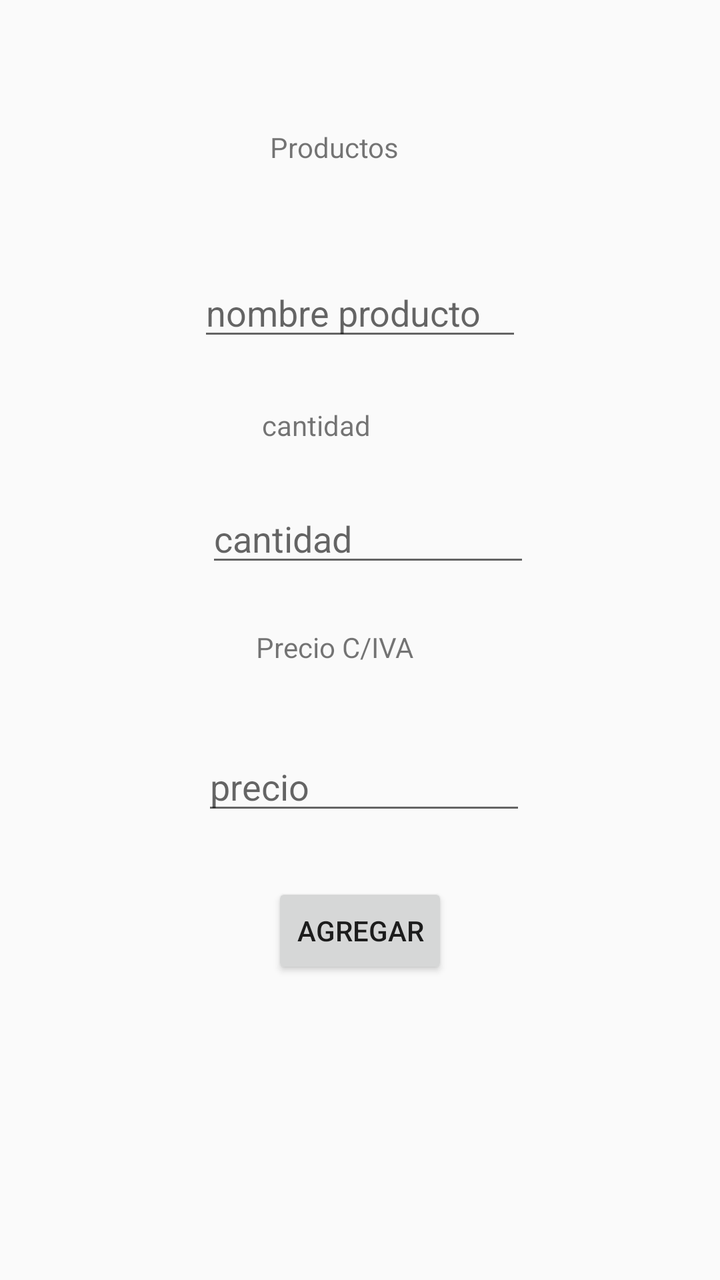
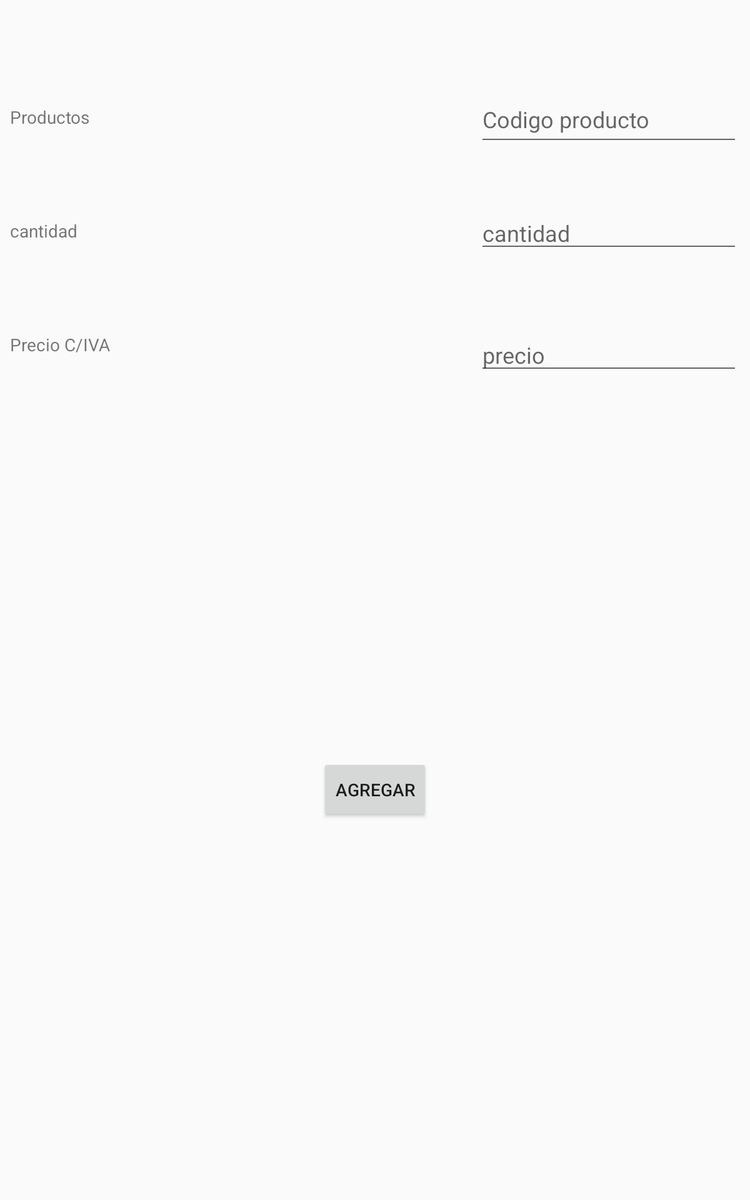

An Android layout and its configuration variant, each rendered on a device that would load it. The default file and the variant file are quoted in full after the pictures.
<!-- AndroidManifest.xml: application theme AppTheme -->
<!-- res/layout/popup.xml -->
<?xml version="1.0" encoding="utf-8"?>
<RelativeLayout xmlns:android="http://schemas.android.com/apk/res/android"
    android:layout_width="match_parent" android:layout_height="match_parent">

    <EditText
        android:id="@+id/editText_producto"
        android:layout_width="wrap_content"
        android:layout_height="wrap_content"
        android:layout_alignParentStart="true"
        android:layout_alignParentTop="true"
        android:layout_alignParentEnd="true"
        android:layout_marginStart="99dp"
        android:layout_marginTop="134dp"
        android:layout_marginEnd="99dp"
        android:ems="10"
        android:hint="nombre producto"
        android:inputType="textPersonName" />

    <EditText
        android:id="@+id/editText_cantidad"
        android:layout_width="wrap_content"
        android:layout_height="wrap_content"
        android:layout_alignStart="@+id/editText_producto"
        android:layout_alignParentTop="true"
        android:layout_alignParentEnd="true"
        android:layout_marginStart="4dp"
        android:layout_marginTop="247dp"
        android:layout_marginEnd="95dp"
        android:ems="10"
        android:hint="cantidad"
        android:inputType="textPersonName|number" />

    <EditText
        android:id="@+id/editText_precio"
        android:layout_width="wrap_content"
        android:layout_height="wrap_content"
        android:layout_alignEnd="@+id/editText_cantidad"
        android:layout_alignParentStart="true"
        android:layout_alignParentTop="true"
        android:layout_marginStart="101dp"
        android:layout_marginTop="371dp"
        android:layout_marginEnd="2dp"
        android:ems="10"
        android:hint="precio"
        android:inputType="textPersonName|number|numberSigned|numberDecimal" />

    <TextView
        android:id="@+id/textView11"
        android:layout_width="141dp"
        android:layout_height="32dp"
        android:layout_alignParentStart="true"
        android:layout_alignParentTop="true"
        android:layout_alignParentEnd="true"
        android:layout_marginStart="135dp"
        android:layout_marginTop="64dp"
        android:layout_marginEnd="134dp"
        android:text="Productos" />

    <TextView
        android:id="@+id/textView12"
        android:layout_width="157dp"
        android:layout_height="36dp"
        android:layout_alignParentStart="true"
        android:layout_alignParentTop="true"
        android:layout_alignParentEnd="true"
        android:layout_marginStart="131dp"
        android:layout_marginTop="203dp"
        android:layout_marginEnd="123dp"
        android:text="cantidad" />

    <TextView
        android:id="@+id/textView13"
        android:layout_width="154dp"
        android:layout_height="47dp"
        android:layout_alignParentStart="true"
        android:layout_alignParentTop="true"
        android:layout_alignParentEnd="true"
        android:layout_marginStart="128dp"
        android:layout_marginTop="314dp"
        android:layout_marginEnd="129dp"
        android:text="Precio C/IVA" />

    <Button
        android:id="@+id/button3"
        android:onClick="vender"
        android:layout_width="wrap_content"
        android:layout_height="wrap_content"
        android:layout_below="@+id/editText_precio"
        android:layout_centerHorizontal="true"
        android:layout_marginTop="29dp"
        android:text="Agregar" />
</RelativeLayout>
<!-- resources referenced by this layout -->
<resources>
  <style name="AppTheme" parent="Theme.AppCompat.Light.DarkActionBar">
          
          <item name="colorPrimary">@color/colorPrimary</item>
          <item name="colorPrimaryDark">@color/colorPrimaryDark</item>
          <item name="colorAccent">@color/colorAccent</item>
      </style>
  <color name="colorPrimary">#9F4139</color>
  <color name="colorPrimaryDark">#00574b</color>
  <color name="colorAccent">#D81B60</color>
</resources>
<!-- res/layout-large/popup.xml (the repository's variant of the layout above) -->
<!-- drawn on a 7-inch tablet held upright -->
<?xml version="1.0" encoding="utf-8"?>
<android.support.constraint.ConstraintLayout xmlns:android="http://schemas.android.com/apk/res/android"
    xmlns:app="http://schemas.android.com/apk/res-auto"
    xmlns:tools="http://schemas.android.com/tools"
    android:layout_width="match_parent" android:layout_height="match_parent">

    <EditText
        android:id="@+id/editText_producto"
        android:layout_width="wrap_content"
        android:layout_height="52dp"
        android:layout_alignParentStart="true"
        android:layout_alignParentTop="true"
        android:layout_alignParentEnd="true"
        android:layout_marginStart="8dp"
        android:layout_marginTop="68dp"
        android:layout_marginEnd="8dp"
        android:ems="10"
        android:hint="Codigo producto"
        android:inputType="number"
        app:layout_constraintEnd_toEndOf="parent"
        app:layout_constraintHorizontal_bias="1.0"
        app:layout_constraintStart_toEndOf="@+id/textView11"
        app:layout_constraintTop_toTopOf="parent" />

    <EditText
        android:id="@+id/editText_cantidad"
        android:layout_width="wrap_content"
        android:layout_height="wrap_content"
        android:layout_alignStart="@+id/editText_producto"
        android:layout_alignParentTop="true"
        android:layout_alignParentEnd="true"
        android:layout_marginStart="8dp"
        android:layout_marginTop="44dp"
        android:layout_marginEnd="8dp"
        android:ems="10"
        android:hint="cantidad"
        android:inputType="textPersonName|number"
        app:layout_constraintEnd_toEndOf="parent"
        app:layout_constraintHorizontal_bias="1.0"
        app:layout_constraintStart_toEndOf="@+id/textView12"
        app:layout_constraintTop_toBottomOf="@+id/editText_producto" />

    <EditText
        android:id="@+id/editText_precio"
        android:layout_width="wrap_content"
        android:layout_height="wrap_content"
        android:layout_alignEnd="@+id/editText_cantidad"
        android:layout_alignParentStart="true"
        android:layout_alignParentTop="true"
        android:layout_marginTop="56dp"
        android:layout_marginEnd="8dp"
        android:ems="10"
        android:hint="precio"
        android:inputType="textPersonName|number|numberSigned|numberDecimal"
        app:layout_constraintEnd_toEndOf="parent"
        app:layout_constraintTop_toBottomOf="@+id/editText_cantidad" />

    <TextView
        android:id="@+id/textView11"
        android:layout_width="0dp"
        android:layout_height="wrap_content"
        android:layout_alignParentStart="true"
        android:layout_alignParentTop="true"
        android:layout_alignParentEnd="true"
        android:layout_marginStart="8dp"
        android:layout_marginTop="84dp"
        android:text="Productos"
        app:layout_constraintStart_toStartOf="parent"
        app:layout_constraintTop_toTopOf="parent" />

    <TextView
        android:id="@+id/textView12"
        android:layout_width="0dp"
        android:layout_height="wrap_content"
        android:layout_alignParentStart="true"
        android:layout_alignParentTop="true"
        android:layout_alignParentEnd="true"
        android:layout_marginStart="8dp"
        android:layout_marginTop="72dp"
        android:text="cantidad"
        app:layout_constraintStart_toStartOf="parent"
        app:layout_constraintTop_toBottomOf="@+id/textView11" />

    <TextView
        android:id="@+id/textView13"
        android:layout_width="0dp"
        android:layout_height="wrap_content"
        android:layout_alignParentStart="true"
        android:layout_alignParentTop="true"
        android:layout_alignParentEnd="true"
        android:layout_marginStart="8dp"
        android:layout_marginTop="72dp"
        android:layout_marginEnd="8dp"
        android:text="Precio C/IVA"
        app:layout_constraintEnd_toStartOf="@+id/editText_precio"
        app:layout_constraintHorizontal_bias="1.0"
        app:layout_constraintStart_toStartOf="parent"
        app:layout_constraintTop_toBottomOf="@+id/textView12" />

    <Button
        android:id="@+id/button3"
        android:layout_width="wrap_content"
        android:layout_height="51dp"
        android:layout_below="@+id/editText_precio"
        android:layout_centerHorizontal="true"
        android:layout_marginStart="8dp"
        android:layout_marginTop="8dp"
        android:layout_marginEnd="8dp"
        android:layout_marginBottom="8dp"
        android:onClick="vender"
        android:text="Agregar"
        app:layout_constraintBottom_toBottomOf="parent"
        app:layout_constraintEnd_toEndOf="parent"
        app:layout_constraintStart_toStartOf="parent"
        app:layout_constraintTop_toBottomOf="@+id/editText_precio" />

</android.support.constraint.ConstraintLayout>
